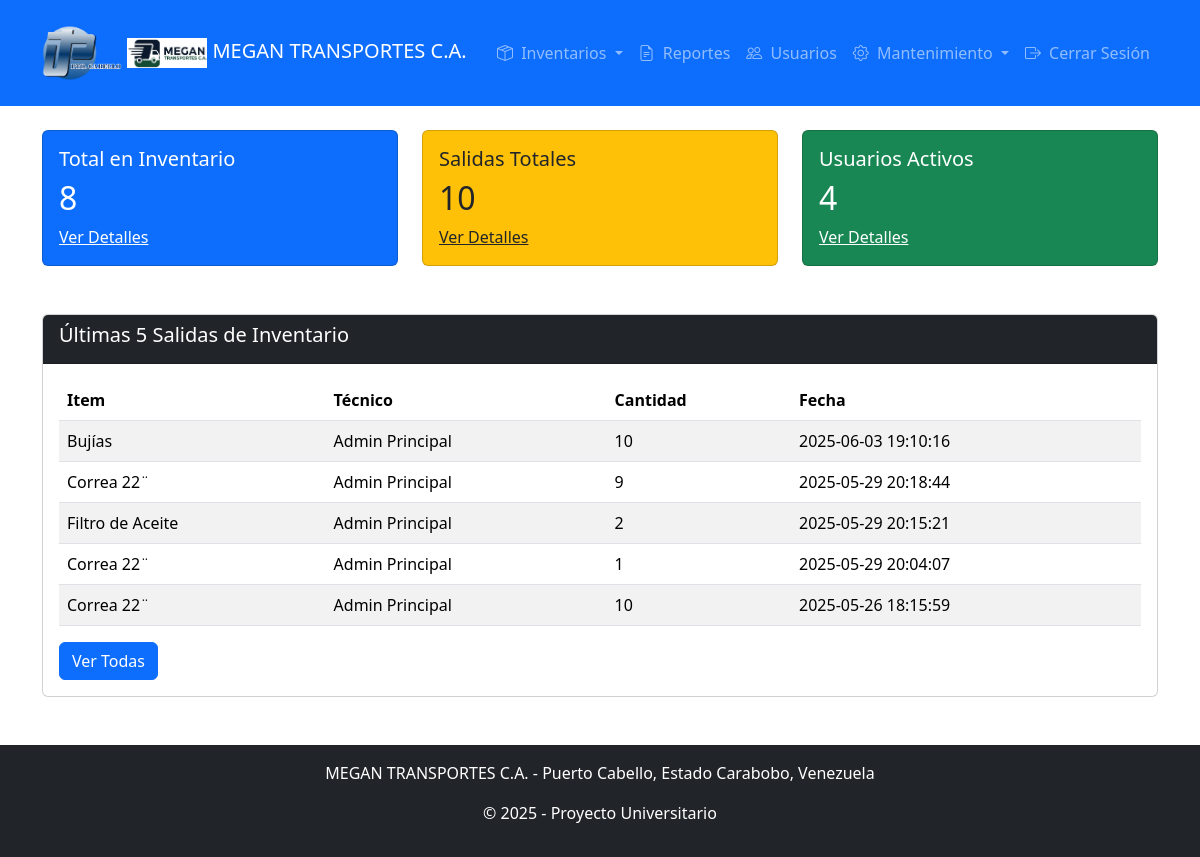
/index.php (signed in), run on the app's committed database.
### tables this page shows
CREATE TABLE `salidas_inventario` (
  `id` int(11) NOT NULL AUTO_INCREMENT,
  `id_item` int(11) NOT NULL,
  `id_usuario` int(11) NOT NULL,
  `cantidad` int(11) NOT NULL,
  `motivo` text NOT NULL,
  `fecha_salida` timestamp NULL DEFAULT current_timestamp(),
  PRIMARY KEY (`id`),
  KEY `id_item` (`id_item`),
  KEY `id_usuario` (`id_usuario`),
  CONSTRAINT `salidas_inventario_ibfk_1` FOREIGN KEY (`id_item`) REFERENCES `inventario` (`id`),
  CONSTRAINT `salidas_inventario_ibfk_2` FOREIGN KEY (`id_usuario`) REFERENCES `usuarios` (`id`)
);

CREATE TABLE `inventario` (
  `id` int(11) NOT NULL AUTO_INCREMENT,
  `nombre` varchar(100) NOT NULL,
  `categoria_id` int(11) DEFAULT NULL,
  `cantidad` int(11) NOT NULL,
  `descripcion` text DEFAULT NULL,
  `fecha_ingreso` timestamp NULL DEFAULT current_timestamp(),
  PRIMARY KEY (`id`)
);

CREATE TABLE `usuarios` (
  `id` int(11) NOT NULL AUTO_INCREMENT,
  `nombre` varchar(100) NOT NULL,
  `email` varchar(100) NOT NULL,
  `password` varchar(255) NOT NULL,
  `rol` enum('admin','tecnico','mecanico') NOT NULL,
  `pregunta_seguridad` varchar(255) NOT NULL,
  `respuesta_seguridad` varchar(255) NOT NULL,
  `fecha_registro` timestamp NULL DEFAULT current_timestamp(),
  PRIMARY KEY (`id`),
  UNIQUE KEY `email` (`email`)
);

### index.php (the view, shortened to what this page needs)
<?php
include 'includes/db.php';
include 'includes/header.php';
?>
<div class="row">
    <div class="col-md-4 mb-4">
        <div class="card bg-primary text-white">
            <div class="card-body">
                <h5 class="card-title">Total en Inventario</h5>
                <?php
                $sql = "SELECT COUNT(id) as total FROM inventario";
                $result = $conn->query($sql);
                $row = $result->fetch_assoc();
                echo "<h2>" . $row['total'] . "</h2>";
                ?>
                <a href="inventario/entradas.php" class="text-white">Ver Detalles</a>
            </div>
        </div>
    </div>
    <div class="col-md-4 mb-4">
        <div class="card bg-warning text-dark">
            <div class="card-body">
                <h5 class="card-title">Salidas Totales</h5>
                <?php
                $sql = "SELECT COUNT(id) as total FROM salidas_inventario";
                $result = $conn->query($sql);
                $row = $result->fetch_assoc();
                echo "<h2>" . $row['total'] . "</h2>";
                ?>
                <a href="inventario/salidas.php" class="text-dark">Ver Detalles</a>
            </div>
        </div>
    </div>
    <div class="col-md-4 mb-4">
        <div class="card bg-success text-white">
            <div class="card-body">
                <h5 class="card-title">Usuarios Activos</h5>
                <?php
                $sql = "SELECT COUNT(id) as total FROM usuarios";
                $result = $conn->query($sql);
                $row = $result->fetch_assoc();
                echo "<h2>" . $row['total'] . "</h2>";
                ?>
                <a href="admin/usuarios/" class="text-white">Ver Detalles</a>
            </div>
        </div>
    </div>
</div>
<div class="card mt-4">
    <div class="card-header bg-dark text-white">
        <h5>Últimas 5 Salidas de Inventario</h5>
    </div>
    <div class="card-body">
        <table class="table table-striped">
            <thead>
                <tr>
                    <th>Item</th>
                    <th>Técnico</th>
                    <th>Cantidad</th>
                    <th>Fecha</th>
                </tr>
            </thead>
            <tbody>
                <?php
                $sql = "SELECT i.nombre as item, u.nombre as tecnico, s.cantidad, s.fecha_salida
                        FROM salidas_inventario s
                        JOIN inventario i ON s.id_item = i.id
                        JOIN usuarios u ON s.id_usuario = u.id
                        ORDER BY s.fecha_salida DESC LIMIT 5";
                $result = $conn->query($sql);
                while ($row = $result->fetch_assoc()) {
                    echo "<tr>
                            <td>" . $row['item'] . "</td>
                            <td>" . $row['tecnico'] . "</td>
                            <td>" . $row['cantidad'] . "</td>
                            <td>" . $row['fecha_salida'] . "</td>
                          </tr>";
                }
                ?>
            </tbody>
        </table>
        <a href="inventario/salidas.php" class="btn btn-primary">Ver Todas</a>
    </div>
</div>
<?php include 'includes/footer.php'; ?>

### includes/header.php (shortened to what this page needs)
<!DOCTYPE html>
<html lang="es">
<head>
    <link href="/megantransportes/node_modules/bootstrap/dist/css/bootstrap.min.css" rel="stylesheet">
    <link rel="stylesheet" href="/megantransportes/node_modules/bootstrap-icons/font/bootstrap-icons.min.css">
    <link href="../assets/css/style.css" rel="stylesheet">
</head>
<body>
<nav class="navbar navbar-expand-lg navbar-dark bg-primary">
    <div class="container">
        <a class="navbar-brand" href="/megantransportes/index.php">
            <img src="/megantransportes/assets/img/logo.png" alt="Logo" width="80" class="d-inline-block ">
            <img src="/megantransportes/assets/img/logo.jpg" alt="Logo" width="80" class="d-inline-block ">
            MEGAN TRANSPORTES C.A.
        </a>
        <div class="collapse navbar-collapse" id="navbarNav">
            <ul class="navbar-nav ms-auto">
                <li class="nav-item dropdown">
                    <a class="nav-link dropdown-toggle" href="#" role="button" data-bs-toggle="dropdown" aria-expanded="false">
                        <i class="bi bi-box-seam me-1"></i> Inventarios
                    </a>
                </li>
                <li class="nav-item">
                    <a class="nav-link" href="/megantransportes/reportes/generar.php">
                        <i class="bi bi-file-earmark-text me-1"></i> Reportes
                    </a>
                </li>
                <li class="nav-item">
                    <a class="nav-link" href="/megantransportes/admin/usuarios/">
                        <i class="bi bi-people me-1"></i> Usuarios
                    </a>
                </li>
                <li class="nav-item dropdown">
                    <a class="nav-link dropdown-toggle" href="#" role="button" data-bs-toggle="dropdown" aria-expanded="false">
                        <i class="bi bi-gear me-1"></i> Mantenimiento
                    </a>
                </li>
                <li class="nav-item">
                    <a class="nav-link" href="/megantransportes/login/logout.php">
                        <i class="bi bi-box-arrow-right me-1"></i> Cerrar Sesión
                    </a>
                </li>
            </ul>
        </div>
    </div>
</nav>
    <div class="container mt-4">

### includes/footer.php (shortened to what this page needs)
        </div>
    <footer class="bg-dark text-white text-center p-3 mt-5">
        <p>MEGAN TRANSPORTES C.A. - Puerto Cabello, Estado Carabobo, Venezuela</p>
        <p>&copy; <?php echo date('Y'); ?> - Proyecto Universitario</p>
    </footer>
</body>
</html>

### data on the page
salidas_inventario: id_item.nombre "Bujías", id_usuario.nombre "Admin Principal", cantidad "10", fecha_salida "2025-06-03 19:10:16"
salidas_inventario: id_item.nombre "Correa 22¨", id_usuario.nombre "Admin Principal", cantidad "9", fecha_salida "2025-05-29 20:18:44"
salidas_inventario: id_item.nombre "Filtro de Aceite", id_usuario.nombre "Admin Principal", cantidad "2", fecha_salida "2025-05-29 20:15:21"
salidas_inventario: id_item.nombre "Correa 22¨", id_usuario.nombre "Admin Principal", cantidad "1", fecha_salida "2025-05-29 20:04:07"
salidas_inventario: id_item.nombre "Correa 22¨", id_usuario.nombre "Admin Principal", cantidad "10", fecha_salida "2025-05-26 18:15:59"

### other printed values
$row['total'] "8"
$row['total'] "10"
$row['total'] "4"
